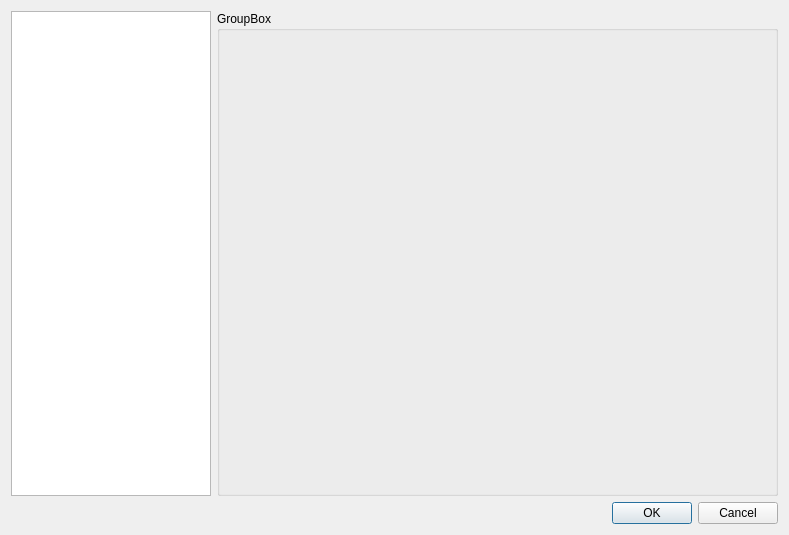
<?xml version="1.0" encoding="UTF-8"?>
<ui version="4.0">
 <class>AppSettingsDialog</class>
 <widget class="QDialog" name="AppSettingsDialog">
  <property name="geometry">
   <rect>
    <x>0</x>
    <y>0</y>
    <width>789</width>
    <height>535</height>
   </rect>
  </property>
  <property name="windowTitle">
   <string>AppSettingsDialog</string>
  </property>
  <layout class="QVBoxLayout" name="verticalLayout">
   <item>
    <layout class="QHBoxLayout" name="treeLayout">
     <item>
      <widget class="QTreeWidget" name="tree">
       <property name="sizePolicy">
        <sizepolicy hsizetype="Fixed" vsizetype="Expanding">
         <horstretch>0</horstretch>
         <verstretch>0</verstretch>
        </sizepolicy>
       </property>
       <property name="minimumSize">
        <size>
         <width>200</width>
         <height>200</height>
        </size>
       </property>
       <property name="maximumSize">
        <size>
         <width>200</width>
         <height>16777215</height>
        </size>
       </property>
       <property name="rootIsDecorated">
        <bool>false</bool>
       </property>
       <property name="sortingEnabled">
        <bool>false</bool>
       </property>
       <property name="headerHidden">
        <bool>true</bool>
       </property>
       <column>
        <property name="text">
         <string>1</string>
        </property>
       </column>
      </widget>
     </item>
     <item>
      <widget class="QGroupBox" name="settingsBox">
       <property name="title">
        <string>GroupBox</string>
       </property>
      </widget>
     </item>
    </layout>
   </item>
   <item>
    <widget class="QDialogButtonBox" name="buttonBox">
     <property name="standardButtons">
      <set>QDialogButtonBox::Cancel|QDialogButtonBox::Ok</set>
     </property>
    </widget>
   </item>
  </layout>
 </widget>
 <resources/>
 <connections>
  <connection>
   <sender>buttonBox</sender>
   <signal>accepted()</signal>
   <receiver>AppSettingsDialog</receiver>
   <slot>accept()</slot>
   <hints>
    <hint type="sourcelabel">
     <x>394</x>
     <y>514</y>
    </hint>
    <hint type="destinationlabel">
     <x>394</x>
     <y>267</y>
    </hint>
   </hints>
  </connection>
  <connection>
   <sender>buttonBox</sender>
   <signal>rejected()</signal>
   <receiver>AppSettingsDialog</receiver>
   <slot>reject()</slot>
   <hints>
    <hint type="sourcelabel">
     <x>394</x>
     <y>514</y>
    </hint>
    <hint type="destinationlabel">
     <x>394</x>
     <y>267</y>
    </hint>
   </hints>
  </connection>
 </connections>
</ui>
